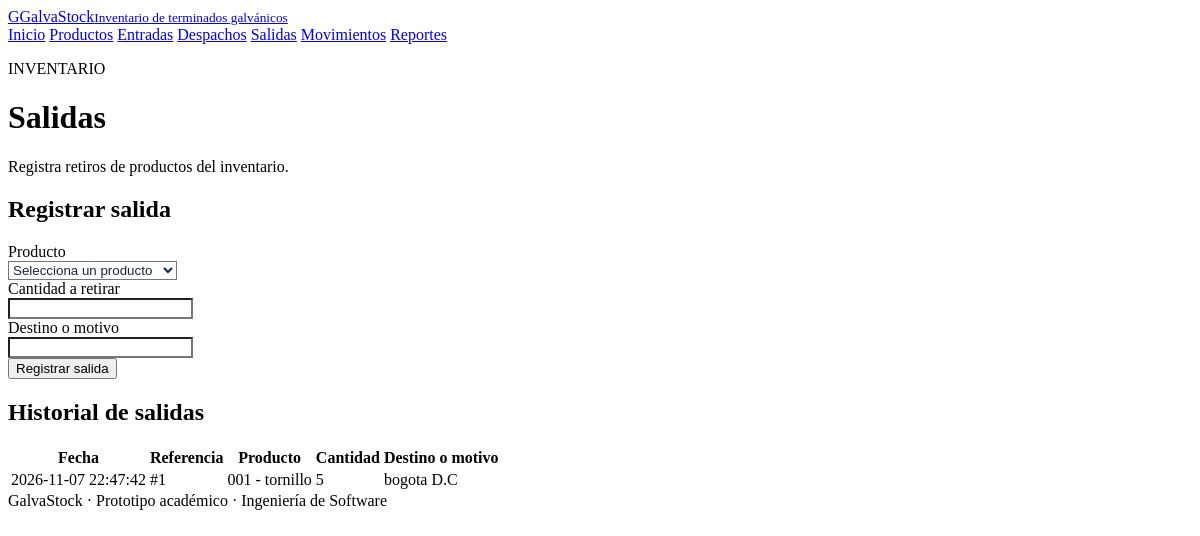
/salidas/index.php, run on the app's committed database.
### tables this page shows
CREATE TABLE `salidas` (
  `id` int(11) NOT NULL,
  `producto_id` int(11) NOT NULL,
  `cantidad` int(11) NOT NULL,
  `destino` varchar(150) DEFAULT NULL,
  `fecha` timestamp NOT NULL DEFAULT current_timestamp()
);

CREATE TABLE `productos` (
  `id` int(11) NOT NULL,
  `codigo` varchar(50) NOT NULL,
  `nombre` varchar(150) NOT NULL,
  `tipo_terminado` varchar(100) NOT NULL,
  `stock` int(11) DEFAULT 0,
  `stock_minimo` int(11) DEFAULT 10,
  `ubicacion` varchar(100) DEFAULT NULL,
  `fecha_creacion` timestamp NOT NULL DEFAULT current_timestamp(),
  `unidad` varchar(20) NOT NULL DEFAULT 'unidad'
);

### salidas/index.php (the view, shortened to what this page needs)
<?php
require_once '../config/conexion.php';
$rows = $pdo->query(
    "SELECT s.*, p.codigo, p.nombre
     FROM salidas s
     INNER JOIN productos p ON p.id = s.producto_id
     ORDER BY s.id DESC"
)->fetchAll();
include '../includes/header.php';
?>
<div class="page-head">
    <div>
        <p class="eyebrow">INVENTARIO</p>
        <h1>Salidas</h1>
        <p>Registra retiros de productos del inventario.</p>
    </div>
</div>
<section class="panel form-panel">
    <h2>Registrar salida</h2>
    <form method="post" action="guardar.php">
        <div class="form-grid">
            <label>Producto
                <select name="producto_id" required>
                    <option value="">Selecciona un producto</option>
                </select>
            </label>
            <label>Cantidad a retirar
                <input type="number" name="cantidad"
                       min="1" step="1" required>
            </label>
            <label>Destino o motivo
                <input type="text" name="destino"
                       maxlength="150">
            </label>
        </div>
        <button class="btn" type="submit">Registrar salida</button>
    </form>
</section>
<section class="panel">
    <h2>Historial de salidas</h2>
    <div class="table-wrap">
        <table>
            <thead>
                <tr>
                    <th>Fecha</th>
                    <th>Referencia</th>
                    <th>Producto</th>
                    <th>Cantidad</th>
                    <th>Destino o motivo</th>
                </tr>
            </thead>
            <tbody>
                <?php foreach ($rows as $r): ?>
                    <tr>
                        <td><?= htmlspecialchars($r['fecha']) ?></td>
                        <td>#<?= $r['id'] ?></td>
                        <td><?= htmlspecialchars($r['codigo'].' - '.$r['nombre']) ?></td>
                        <td><?= $r['cantidad'] ?></td>
                        <td><?= htmlspecialchars($r['destino'] ?? '') ?></td>
                    </tr>
                <?php endforeach; ?>
            </tbody>
        </table>
    </div>
</section>
<?php include '../includes/footer.php'; ?>

### assets/estilos.css (style rules this page uses)
.form-grid input, .form-grid select, .form-grid textarea { display: block !important; visibility: visible !important; pointer-events: auto !important; user-select: text !important; -webkit-user-select: text !important; opacity: 1 !important; position: relative !important; z-index: 10 !important; background-color: #ffffff !important; color: #182538 !important; }

### data on the page
salidas: fecha "2026-11-07 22:47:42", id "1", producto.nombre "001 - tornillo", cantidad "5", destino "bogota D.C"
